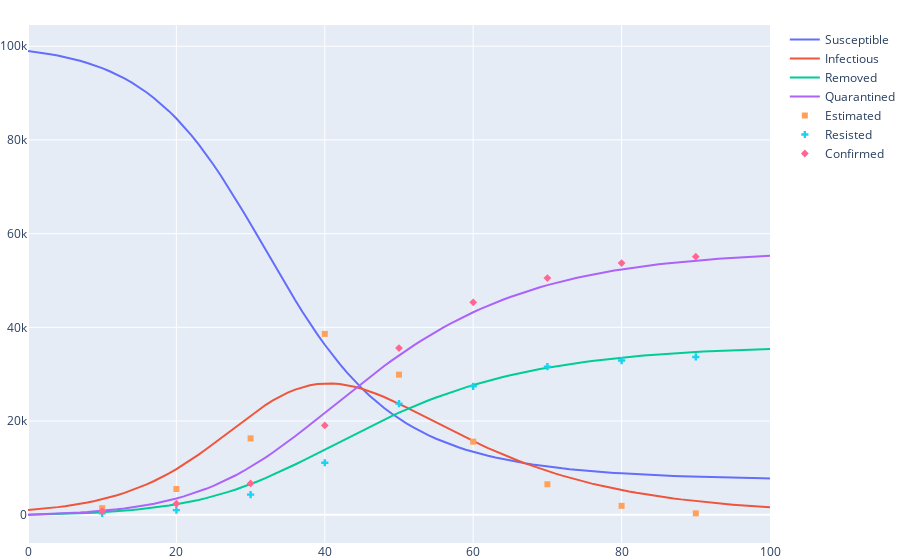

The notebook cell this image was saved under:
### Code cell
fig = SIRQ.plot(SIRQ(b.beta, b.gamma, b.theta).estimate(city, T))
sample.plot(fig)
resisted.plot(fig)
confirmed.plot(fig)
